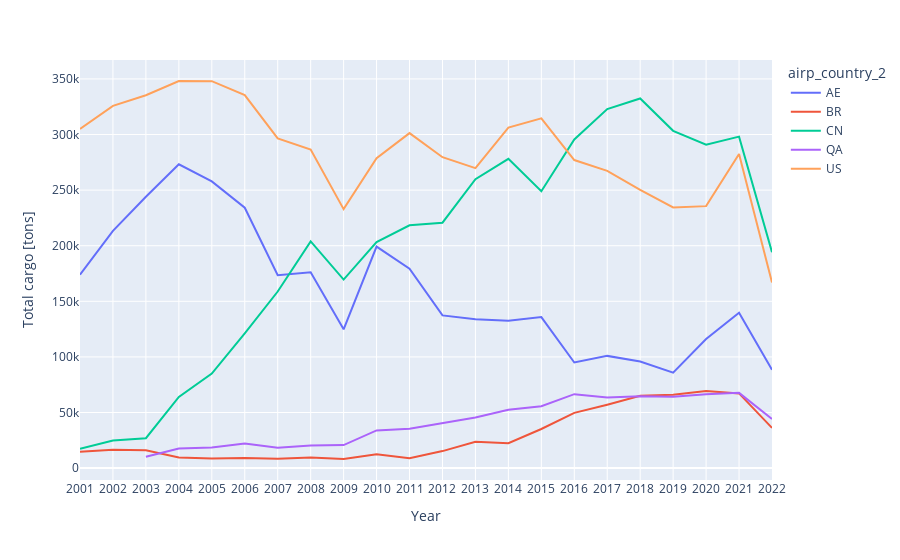

The code cell stored with this chart in its notebook:
### Code cell
total_cargo = top_cargo.groupby(['airp_country_2','Year']).sum()
total_cargo = total_cargo.reset_index()
total_cargo = codes_correction(total_cargo,'airp_country_2')
fig = px.line(total_cargo, x='Year', y= 'OBS_VALUE' ,color='airp_country_2',labels=cargo_labels)
fig.show()

### Figure 1 — Plotly figure (JSON) as saved in the notebook; plotly's stock layout.template omitted (floating-point values rounded to 4 significant figures)
{"data": [{"hovertemplate": "airp_country_2=AE<br>Year=%{x}<br>Total cargo [tons]=%{y}<extra></extra>", "legendgroup": "AE", "line": {"color": "#636efa", "dash": "solid"}, "marker": {"symbol": "circle"}, "mode": "lines", "name": "AE", "orientation": "v", "showlegend": true, "type": "scatter", "x": ["2001", "2002", "2003", "2004", "2005", "2006", "2007", "2008", "2009", "2010", "2011", "2012", "2013", "2014", "2015", "2016", "2017", "2018", "2019", "2020", "2021", "2022"], "xaxis": "x", "y": [173893, 213409, 244001, 273259, 257885, 234135, 173466, 176040, 124786, 199200.0, 179300.0, 137300.0, 133900.0, 132500.0, 135800.0, 94980.0, 100900.0, 95810.0, 85880.0, 116100.0, 139800.0, 88420.0], "yaxis": "y"}, {"hovertemplate": "airp_country_2=BR<br>Year=%{x}<br>Total cargo [tons]=%{y}<extra></extra>", "legendgroup": "BR", "line": {"color": "#EF553B", "dash": "solid"}, "marker": {"symbol": "circle"}, "mode": "lines", "name": "BR", "orientation": "v", "showlegend": true, "type": "scatter", "x": ["2001", "2002", "2003", "2004", "2005", "2006", "2007", "2008", "2009", "2010", "2011", "2012", "2013", "2014", "2015", "2016", "2017", "2018", "2019", "2020", "2021", "2022"], "xaxis": "x", "y": [14794, 16601, 16062, 9483, 8664, 9058, 8336, 9554, 8191, 12419, 8775.0, 15300.0, 23680.0, 22450.0, 35200.0, 49660.0, 57040.0, 65040.0, 65900.0, 69390.0, 67200.0, 36170.0], "yaxis": "y"}, {"hovertemplate": "airp_country_2=CN<br>Year=%{x}<br>Total cargo [tons]=%{y}<extra></extra>", "legendgroup": "CN", "line": {"color": "#00cc96", "dash": "solid"}, "marker": {"symbol": "circle"}, "mode": "lines", "name": "CN", "orientation": "v", "showlegend": true, "type": "scatter", "x": ["2001", "2002", "2003", "2004", "2005", "2006", "2007", "2008", "2009", "2010", "2011", "2012", "2013", "2014", "2015", "2016", "2017", "2018", "2019", "2020", "2021", "2022"], "xaxis": "x", "y": [17328, 24838, 26862, 63965, 84970, 121274, 158820, 203925, 169548, 203300.0, 218400.0, 220700.0, 259800.0, 278100.0, 249000.0, 295600.0, 322900.0, 332400.0, 303300.0, 290900.0, 298100.0, 194100.0], "yaxis": "y"}, {"hovertemplate": "airp_country_2=QA<br>Year=%{x}<br>Total cargo [tons]=%{y}<extra></extra>", "legendgroup": "QA", "line": {"color": "#ab63fa", "dash": "solid"}, "marker": {"symbol": "circle"}, "mode": "lines", "name": "QA", "orientation": "v", "showlegend": true, "type": "scatter", "x": ["2003", "2004", "2005", "2006", "2007", "2008", "2009", "2010", "2011", "2012", "2013", "2014", "2015", "2016", "2017", "2018", "2019", "2020", "2021", "2022"], "xaxis": "x", "y": [10245, 17693, 18632, 22155, 18211, 20273, 20722, 33870.0, 35490.0, 40780.0, 45600.0, 52550.0, 55710.0, 66500.0, 63440.0, 64600.0, 64100.0, 66381, 67670.0, 44160.0], "yaxis": "y"}, {"hovertemplate": "airp_country_2=US<br>Year=%{x}<br>Total cargo [tons]=%{y}<extra></extra>", "legendgroup": "US", "line": {"color": "#FFA15A", "dash": "solid"}, "marker": {"symbol": "circle"}, "mode": "lines", "name": "US", "orientation": "v", "showlegend": true, "type": "scatter", "x": ["2001", "2002", "2003", "2004", "2005", "2006", "2007", "2008", "2009", "2010", "2011", "2012", "2013", "2014", "2015", "2016", "2017", "2018", "2019", "2020", "2021", "2022"], "xaxis": "x", "y": [305060, 325742, 335355, 348131, 348001, 335416, 296494, 286452, 232889, 278700.0, 301300.0, 279600.0, 269800.0, 306200.0, 314500.0, 277000.0, 267400.0, 250195, 234500.0, 235600.0, 282400.0, 166900.0], "yaxis": "y"}], "layout": {"legend": {"title": {"text": "airp_country_2"}, "tracegroupgap": 0}, "margin": {"t": 60}, "xaxis": {"anchor": "y", "domain": [0, 1], "title": {"text": "Year"}}, "yaxis": {"anchor": "x", "domain": [0, 1], "title": {"text": "Total cargo [tons]"}}}}
